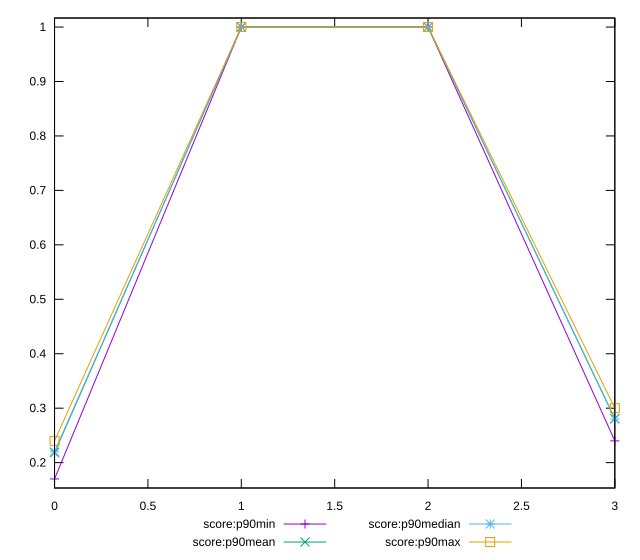

Write the gnuplot code that produced this figure.
reset

$scoreP90Min <<EOF
0 0.17
1 1
2 1
3 0.24
EOF

$scoreP90Mean <<EOF
0 0.21819148936170218
1 1
2 1
3 0.28085106382978725
EOF

$scoreP90Median <<EOF
0 0.22
1 1
2 1
3 0.28
EOF

$scoreP90Max <<EOF
0 0.24
1 1
2 1
3 0.3
EOF

set key outside below
set xrange [0:3]
set yrange [0.1534:1.0166]
set trange [0.1534:1.0166]
set terminal svg size 640, 560 enhanced background rgb 'white'
set output "reports/report_00032_2021-02-25T10-28-15.087Z/max-potential-fid/progression/score.svg"

plot $scoreP90Min title "score:p90min" with linespoints, \
     $scoreP90Mean title "score:p90mean" with linespoints, \
     $scoreP90Median title "score:p90median" with linespoints, \
     $scoreP90Max title "score:p90max" with linespoints

reset
